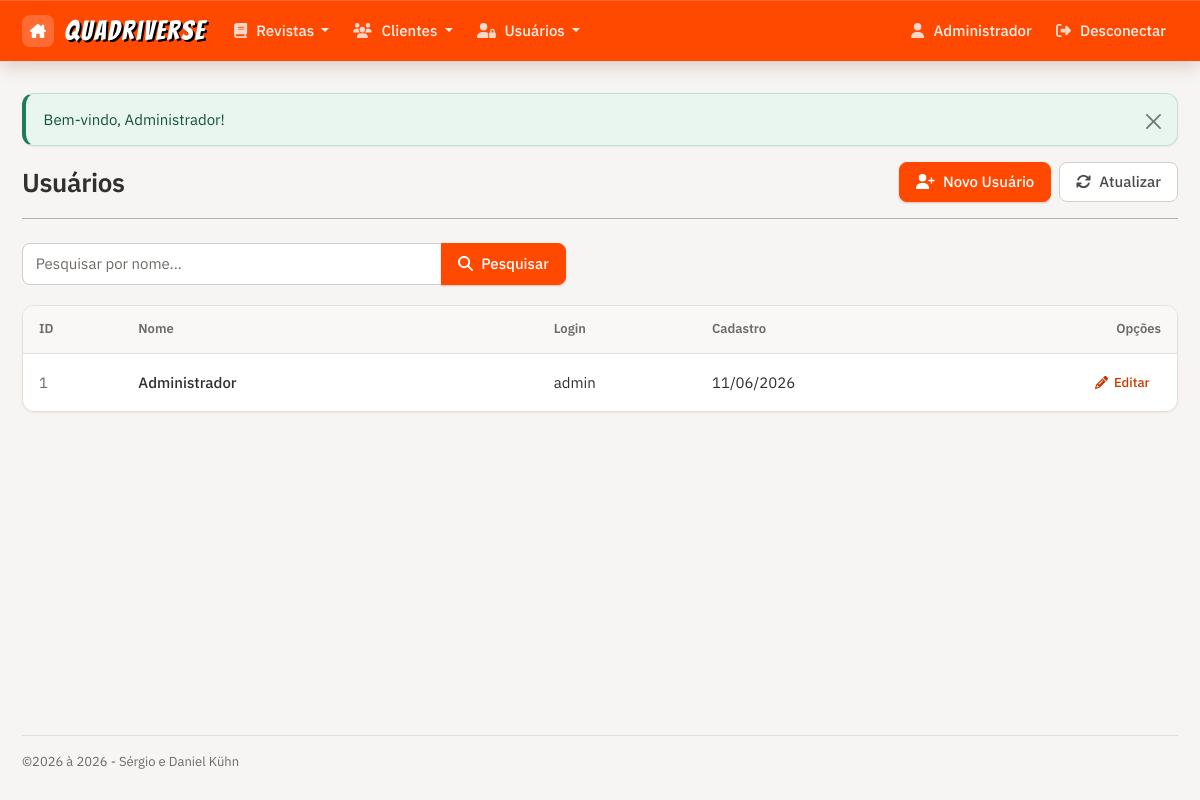
Page /usuarios/index.php (signed in) on the committed database.
### tables this page shows
CREATE TABLE IF NOT EXISTS usuarios (
  id int NOT NULL AUTO_INCREMENT PRIMARY KEY,
  nome varchar(50) NOT NULL,
  user varchar(30) NOT NULL,
  password varchar(255) NOT NULL,
  datacadastro datetime NOT NULL,
  UNIQUE KEY uq_usuarios_user (user)
) DEFAULT CHARSET=utf8 AUTO_INCREMENT=2;

### usuarios/function.php (called while the page is built, shortened)
<?php
function index()
{
	$filtro = trim($_GET['filtro'] ?? '');
	$usuarios = search("usuarios", "nome", $filtro);
}
?>

### inc/database.php (called while the page is built, shortened)
<?php
function open_database()
{
	try {
		$conn = new mysqli(DB_HOST, DB_USER, DB_PASSWORD, DB_NAME);
		$conn->set_charset("utf8");
		return $conn;
	} catch (Exception $e) {
		throw new Exception("Erro ao conectar no banco de dados\n {$e->getMessage()}");
	}
}
function search($table = null, $column = null, $term = "")
{
	$found = null;
	try {
		$database = open_database();
		$like = "%" . addcslashes($term, "%_\\") . "%";
		$stmt = $database->prepare("SELECT * FROM $table WHERE $column LIKE ? ORDER BY $column");
		$stmt->bind_param("s", $like);
		$stmt->execute();
		$result = $stmt->get_result();
		if ($result->num_rows > 0) {
			$found = $result->fetch_all(MYSQLI_ASSOC);
		}
	} catch (Exception $e) {
		$_SESSION['message'] = $e->GetMessage();
		$_SESSION['type'] = 'danger';
	}
	return $found;
}
?>

### inc/util.php (called while the page is built, shortened)
<?php
function formatData($data, $formato)
{
	$dt = new Datetime($data, new DateTimeZone("America/Sao_Paulo"));
	return $dt->format($formato);
}

### usuarios/index.php (the view, shortened to what this page needs)
<?php
    include("function.php");
    index();
?>
<header class="page-header">
    <h2>Usuários</h2>
    <div class="page-actions">
        <a class="btn btn-primary" href="add.php"><i class="fa-solid fa-user-plus"></i> Novo Usuário</a>
        <a class="btn btn-outline-secondary" href="index.php"><i class="fa-solid fa-refresh"></i> Atualizar</a>
    </div>
</header>
<hr>
<div class="search-bar">
    <form action="index.php" method="get" role="search">
        <div class="input-group">
            <input type="search" class="form-control" name="filtro" maxlength="50" placeholder="Pesquisar por nome..."
                aria-label="Pesquisar usuário por nome" value="<?php echo htmlspecialchars($filtro); ?>">
            <button type="submit" class="btn btn-primary"><i class="fa-solid fa-magnifying-glass"></i> Pesquisar</button>
        </div>
    </form>
</div>
<div class="table-responsive table-card">
<table class="table table-hover">
    <thead>
        <tr>
            <th>ID</th>
            <th width="36%">Nome</th>
            <th>Login</th>
            <th>Cadastro</th>
            <th>Opções</th>
        </tr>
    </thead>
    <tbody>
        <?php if ($usuarios): ?>
            <?php foreach ($usuarios as $usuario): ?>
                <tr>
                    <td><?php echo $usuario['id']; ?></td>
                    <td><?php echo htmlspecialchars($usuario['nome']); ?></td>
                    <td><?php echo htmlspecialchars($usuario['user']); ?></td>
                    <td><?php echo formatData($usuario['datacadastro'], "d/m/Y"); ?></td>
                    <td class="actions text-end">
                        <a href="edit.php?id=<?php echo $usuario['id']; ?>" class="btn btn-sm btn-outline-primary"><i
                                class="fa fa-pencil"></i> Editar</a>
                    </td>
                </tr>
            <?php endforeach; ?>
        <?php else: ?>
            <tr>
                <td colspan="5" class="empty-state">Nenhum usuário encontrado.</td>
            </tr>
        <?php endif; ?>
    </tbody>
</table>
</div>

### rows in the picture
usuarios: id "1", nome "Administrador", user "admin", datacadastro "11/06/2026"

### other values in the picture
$_SESSION['nome'] "Administrador"
$_SESSION['message'] "Bem-vindo, Administrador!"
$dt->format("Y") "2026"
